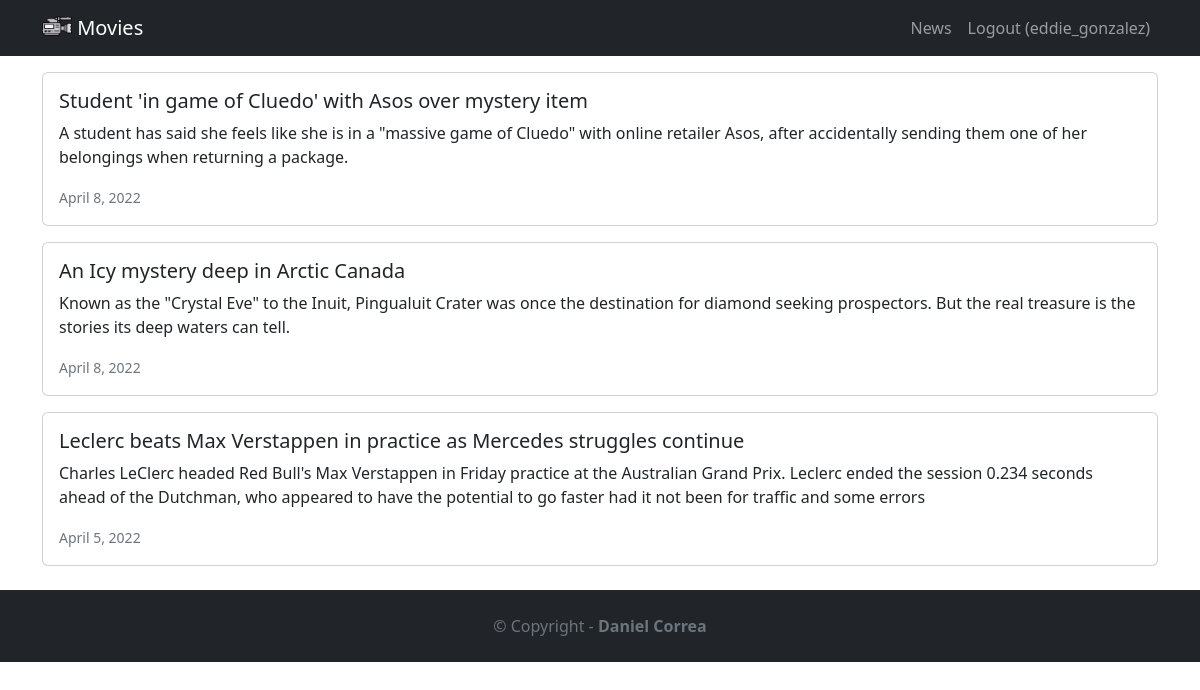
Page /news/ (signed in) on the committed database.
### news/models.py (models this page shows, shortened)
class News(models.Model):
    headline = models.CharField(max_length=200)
    body = models.TextField()
    date = models.DateField()

### news/views.py (the view)
# urls.py: path('news/', include('news.urls')),
def news(request):
    newss = News.objects.all().order_by('-date')
    context = {
        'newss':newss
    }
    return render(request, 'news.html', context)

### news/templates/news.html
{% extends 'base.html' %}
{% block content %}
        {% for news in newss %}
            <div class="card mb-3">
                <div class="row g-0">
                    <div>
                        <div class="card-body">
                            <h5 class="card-title">
                                {{ news.headline }}
                            </h5>
                            <p class="card-text">
                                {{ news.body }}
                            </p>
                            <p class="card-text"><small class="text-muted">
                                {{ news.date }}
                            </small></p>
                        </div>
                    </div>
                </div>
            </div>
        {% endfor %}
{% endblock %}

### moviereviews/templates/base.html (shortened to what this page needs)
<!DOCTYPE html>
<html lang="en">
<head>
    <link href="https://cdn.jsdelivr.net/npm/bootstrap@5.2.1/dist/css/bootstrap.min.css" rel="stylesheet">
</head>
<body>
    <nav class="navbar navbar-expand-lg navbar-dark bg-dark mb-3">
        <div class="container">
            <a href="{% url 'home' %}" class="navbar-brand">
                {% load static %}
                <img src="{% static 'images/camera.png' %}" alt="" width="30" height="24" class="d-inline-block align-text-top" />
                Movies
            </a>
            <div class="collapse navbar-collapse"
                id="navbarNavAltMarkup">
                <div class="navbar-nav ms-auto">
                    <a href="{% url 'news' %}" class="nav-link">News</a>
                    {% if user.is_authenticated %}
                        <a href="{% url 'logoutaccount' %}" class="nav-link">Logout ({{ user.username }})</a>
                    {% else %}
                        <a href="{% url 'loginaccount' %}" class="nav-link">Login</a>
                        <a href="{% url 'signupaccount' %}" class="nav-link">Sign Up</a>
                    {% endif %}
                </div>
            </div>
        </div>
    </nav>
    <div class="container">
        {% block content %}
        {% endblock %}
    </div>
    <footer class="text-center text-lg-start bg-dark text-muted mt-4">
        <div class="text-center p-4">
            © Copyright -
            <a href="https://twitter.com/danielgarax" class="text-reset fw-bold text-decoration-none" target="_blank">Daniel Correa</a>
        </div>
    </footer>
</body>
</html>

### rows in the picture
News: headline "Student 'in game of Cluedo' with Asos over mystery item", body "A student has said she feels like she is in a \"massive game of Cluedo\" with online retailer Asos, after accidentally sending them one of her belongings when returning a package.", date "April 8, 2022"
News: headline "An Icy mystery deep in Arctic Canada", body "Known as the \"Crystal Eve\" to the Inuit, Pingualuit Crater was once the destination for diamond seeking prospectors. But the real treasure is the stories its deep waters can tell.", date "April 8, 2022"
News: headline "Leclerc beats Max Verstappen in practice as Mercedes struggles continue", body "Charles LeClerc headed Red Bull's Max Verstappen in Friday practice at the Australian Grand Prix. Leclerc ended the session 0.234 seconds ahead of the Dutchman, who appeared to have the potential to go faster had it not been for traffic and some errors", date "April 5, 2022"

### other values in the picture
{{ user.username }} "eddie_gonzalez"
